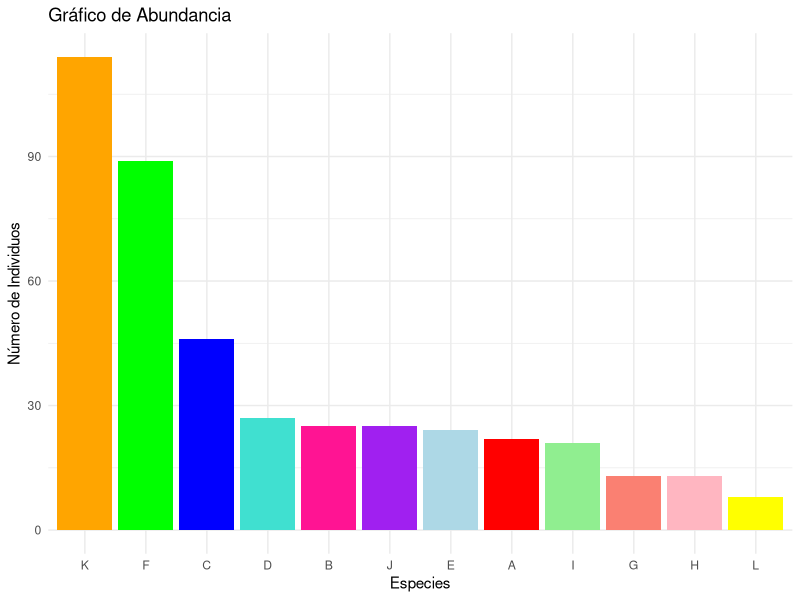
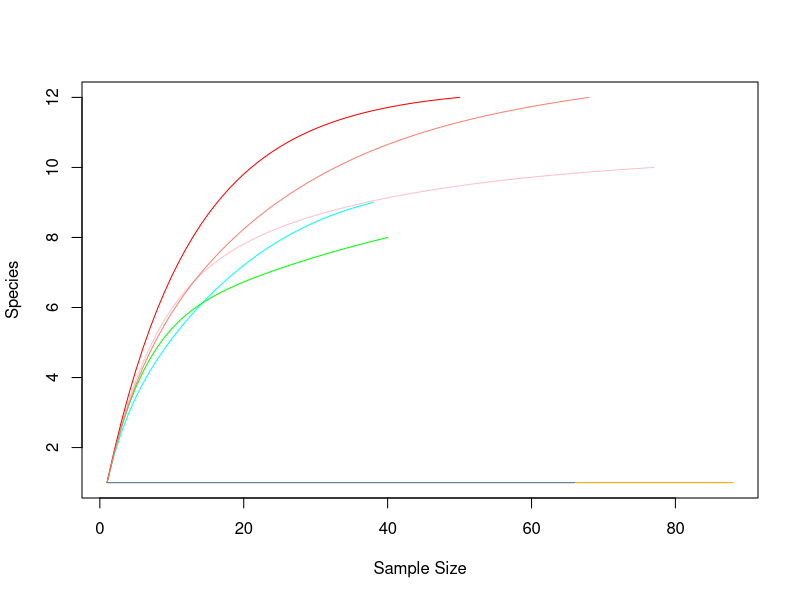

The R source for these figures, in order: (Note: this script raises an error after producing the figures.)
#Cargar paquetes necesarios
library(vegan)
library(readr)
library(ggplot2)

#Grafica de abundancia y curva de rarefaccion
#Lectura de los datos necesarios (archivo CSV)
Datos_grafica<-read.csv("Datos/Abundancias por especie.csv")
Datos_grafica
#Colores a usar
colores1<-c("orange","green","blue","turquoise","deeppink","purple","lightblue","red","lightgreen","salmon","lightpink","yellow")
colores2<-c("cyan","pink","orange","green","steelblue","red","salmon","purple")


# Convertir en matriz de abundancia excluyendo la columna de población
Datos_grafica_wenos <- as.matrix(Datos_grafica[, -1])
Datos_grafica_wenos

# Suma de las abundancias por especie
Suma_pa_grafica <- colSums(Datos_grafica_wenos) 
Suma_pa_grafica
# Convertir a  un dataframe para ggplot
Abundancias_df <- data.frame(     #Se usa sort para ordenar los datos y decreasing para que sea de mayor a menor
  Especie = (names(sort(Suma_pa_grafica, decreasing = TRUE))),  #names ayuda a extraer los datos en el orden que estan
  Abundancia = sort(Suma_pa_grafica, decreasing = TRUE)
)
Abundancias_df
# Graficar con ggplot2
Grafica_abundancias<-ggplot(Abundancias_df, aes(x = reorder(Especie, -Abundancia), y = Abundancia,)) +   #se usa reorder para reordenar los valores y vayan de mayor a menor
  geom_bar(stat="identity", fill=colores1) +
  theme_minimal() +
  labs(title="Gráfico de Abundancia",
       x="Especies",
       y="Número de Individuos") 

Grafica_abundancias
###################
#############
###############
#Generar curva de rarefaccion usando funcion de vegan para asi obtener los datos necesarios
rarefaccion<-rarecurve(Datos_grafica_wenos, col=colores2, label=FALSE)

#hacer dataframe con los datos obtenidos de vegan
Datos_rarefaccion <- bind_rows(lapply(seq_along(rarefaccion), function(i) { #la secuencia genera tantos valores de rarefaccion como datos haya
  data.frame(Tamaño = attr(rarefaccion[[i]], "Subsample"),                #mientras que la funcion se encargara de asignarle un numero a cada dato generado
             Especies = rarefaccion[[i]],                                   #attr se encarga de extraer y asignar los valores(subsample) a cada dato de rarefaccion desde la funcion rarecurve
             Poblacion = paste("Población", i))                     #se le asigna una etiqueta a cada poblacion, dependiendo del numero de datos
}))

# Graficar con ggplot2
Curva_rarefaccion<-ggplot(Datos_rarefaccion, aes(x = Tamaño, y = Especies, color = Poblacion)) +
  geom_line(size = 1) +
  theme_minimal() +
  labs(title = "Curva de Rarefacción",
       x = "Tamaño de la Muestra",
       y = "Número de Especies") +
  scale_color_manual(values = colores2) 

Curva_rarefaccion
